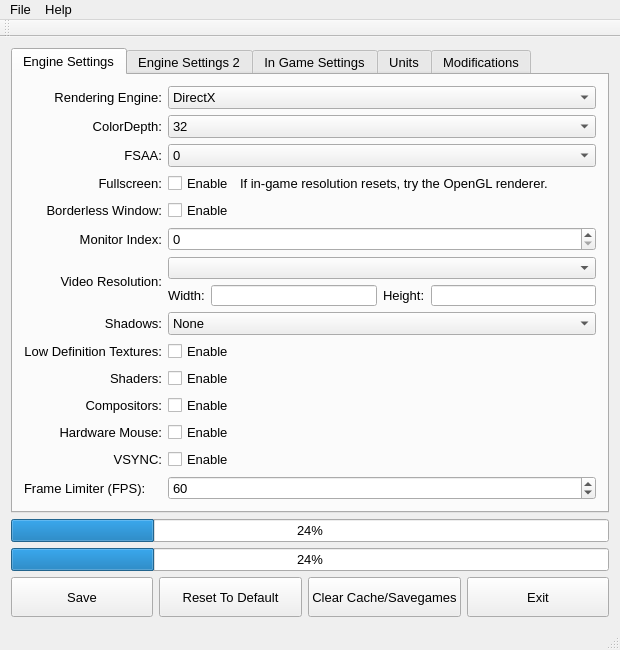
<?xml version="1.0" encoding="UTF-8"?>
<ui version="4.0">
 <class>MainWindow</class>
 <widget class="QMainWindow" name="MainWindow">
  <property name="geometry">
   <rect>
    <x>0</x>
    <y>0</y>
    <width>620</width>
    <height>650</height>
   </rect>
  </property>
  <property name="minimumSize">
   <size>
    <width>600</width>
    <height>600</height>
   </size>
  </property>
  <property name="font">
   <font>
    <pointsize>10</pointsize>
   </font>
  </property>
  <property name="windowTitle">
   <string>GearCity Video Settings</string>
  </property>
  <property name="windowIcon">
   <iconset>
    <normaloff>icon1.ico</normaloff>icon1.ico</iconset>
  </property>
  <widget class="QWidget" name="centralWidget">
   <layout class="QVBoxLayout" name="verticalLayout_3">
    <item>
     <widget class="QTabWidget" name="SettingsTabs">
      <property name="sizePolicy">
       <sizepolicy hsizetype="Expanding" vsizetype="Expanding">
        <horstretch>0</horstretch>
        <verstretch>0</verstretch>
       </sizepolicy>
      </property>
      <property name="currentIndex">
       <number>0</number>
      </property>
      <widget class="QWidget" name="EngineSettingsTab">
       <attribute name="title">
        <string>Engine Settings</string>
       </attribute>
       <layout class="QGridLayout" name="gridLayout">
        <item row="0" column="1">
         <widget class="QComboBox" name="Render_ComboBox">
          <item>
           <property name="text">
            <string>DirectX</string>
           </property>
          </item>
          <item>
           <property name="text">
            <string>OpenGL</string>
           </property>
          </item>
         </widget>
        </item>
        <item row="3" column="1">
         <layout class="QHBoxLayout" name="horizontalLayout_4">
          <item>
           <widget class="QCheckBox" name="FullScreen_CheckBox">
            <property name="text">
             <string>Enable</string>
            </property>
           </widget>
          </item>
          <item>
           <widget class="QLabel" name="label_FullScreenWarning">
            <property name="sizePolicy">
             <sizepolicy hsizetype="Expanding" vsizetype="Preferred">
              <horstretch>0</horstretch>
              <verstretch>0</verstretch>
             </sizepolicy>
            </property>
            <property name="text">
             <string>If in-game resolution resets, try the OpenGL renderer.</string>
            </property>
           </widget>
          </item>
         </layout>
        </item>
        <item row="14" column="0">
         <widget class="QLabel" name="label_4">
          <property name="text">
           <string>VSYNC:</string>
          </property>
          <property name="alignment">
           <set>Qt::AlignRight|Qt::AlignTrailing|Qt::AlignVCenter</set>
          </property>
         </widget>
        </item>
        <item row="4" column="1">
         <widget class="QCheckBox" name="BorderlessWindow_CheckBox">
          <property name="text">
           <string>Enable</string>
          </property>
         </widget>
        </item>
        <item row="0" column="0">
         <widget class="QLabel" name="label">
          <property name="text">
           <string>Rendering Engine:</string>
          </property>
          <property name="alignment">
           <set>Qt::AlignRight|Qt::AlignTrailing|Qt::AlignVCenter</set>
          </property>
         </widget>
        </item>
        <item row="2" column="1">
         <widget class="QComboBox" name="FSAA_ComboBox">
          <item>
           <property name="text">
            <string>0</string>
           </property>
          </item>
          <item>
           <property name="text">
            <string>2</string>
           </property>
          </item>
          <item>
           <property name="text">
            <string>4</string>
           </property>
          </item>
          <item>
           <property name="text">
            <string>8</string>
           </property>
          </item>
         </widget>
        </item>
        <item row="3" column="0">
         <widget class="QLabel" name="label_5">
          <property name="text">
           <string>Fullscreen:</string>
          </property>
          <property name="alignment">
           <set>Qt::AlignRight|Qt::AlignTrailing|Qt::AlignVCenter</set>
          </property>
         </widget>
        </item>
        <item row="2" column="0">
         <widget class="QLabel" name="label_3">
          <property name="text">
           <string>FSAA:</string>
          </property>
          <property name="alignment">
           <set>Qt::AlignRight|Qt::AlignTrailing|Qt::AlignVCenter</set>
          </property>
         </widget>
        </item>
        <item row="1" column="0">
         <widget class="QLabel" name="label_2">
          <property name="text">
           <string>ColorDepth:</string>
          </property>
          <property name="alignment">
           <set>Qt::AlignRight|Qt::AlignTrailing|Qt::AlignVCenter</set>
          </property>
         </widget>
        </item>
        <item row="1" column="1">
         <widget class="QComboBox" name="ColorDepth_ComboBox">
          <item>
           <property name="text">
            <string>32</string>
           </property>
          </item>
          <item>
           <property name="text">
            <string>16</string>
           </property>
          </item>
         </widget>
        </item>
        <item row="4" column="0">
         <widget class="QLabel" name="BorderWindow_Label">
          <property name="text">
           <string>Borderless Window:</string>
          </property>
          <property name="alignment">
           <set>Qt::AlignRight|Qt::AlignTrailing|Qt::AlignVCenter</set>
          </property>
         </widget>
        </item>
        <item row="5" column="1">
         <widget class="QSpinBox" name="MonitorIndex_SpinBox"/>
        </item>
        <item row="14" column="1">
         <widget class="QCheckBox" name="VSYNC_CheckBox">
          <property name="text">
           <string>Enable</string>
          </property>
         </widget>
        </item>
        <item row="7" column="1">
         <layout class="QVBoxLayout" name="verticalLayout_2">
          <item>
           <widget class="QComboBox" name="VideoRes_ComboBox"/>
          </item>
          <item>
           <layout class="QHBoxLayout" name="horizontalLayout_2">
            <property name="spacing">
             <number>6</number>
            </property>
            <item>
             <widget class="QLabel" name="label_19">
              <property name="text">
               <string>Width:</string>
              </property>
             </widget>
            </item>
            <item>
             <widget class="QLineEdit" name="VideoResWidth_TextBox"/>
            </item>
            <item>
             <widget class="QLabel" name="label_20">
              <property name="text">
               <string>Height:</string>
              </property>
             </widget>
            </item>
            <item>
             <widget class="QLineEdit" name="VideoResHeight_TextBox"/>
            </item>
           </layout>
          </item>
         </layout>
        </item>
        <item row="16" column="1">
         <widget class="QSpinBox" name="fpsLimiter_spinnerBox">
          <property name="minimum">
           <number>15</number>
          </property>
          <property name="maximum">
           <number>1200</number>
          </property>
          <property name="value">
           <number>60</number>
          </property>
         </widget>
        </item>
        <item row="16" column="0">
         <widget class="QLabel" name="label_41">
          <property name="text">
           <string>Frame Limiter (FPS):</string>
          </property>
         </widget>
        </item>
        <item row="5" column="0">
         <widget class="QLabel" name="label_46">
          <property name="text">
           <string>Monitor Index:</string>
          </property>
          <property name="alignment">
           <set>Qt::AlignRight|Qt::AlignTrailing|Qt::AlignVCenter</set>
          </property>
         </widget>
        </item>
        <item row="13" column="1">
         <widget class="QCheckBox" name="HardwareMouse_CheckBox">
          <property name="text">
           <string>Enable</string>
          </property>
         </widget>
        </item>
        <item row="13" column="0">
         <widget class="QLabel" name="label_10">
          <property name="text">
           <string>Hardware Mouse:</string>
          </property>
          <property name="alignment">
           <set>Qt::AlignRight|Qt::AlignTrailing|Qt::AlignVCenter</set>
          </property>
         </widget>
        </item>
        <item row="12" column="1">
         <widget class="QCheckBox" name="Compositors_CheckBox">
          <property name="text">
           <string>Enable</string>
          </property>
         </widget>
        </item>
        <item row="12" column="0">
         <widget class="QLabel" name="label_9">
          <property name="text">
           <string>Compositors:</string>
          </property>
          <property name="alignment">
           <set>Qt::AlignRight|Qt::AlignTrailing|Qt::AlignVCenter</set>
          </property>
         </widget>
        </item>
        <item row="11" column="0">
         <widget class="QLabel" name="label_8">
          <property name="text">
           <string>Shaders:</string>
          </property>
          <property name="alignment">
           <set>Qt::AlignRight|Qt::AlignTrailing|Qt::AlignVCenter</set>
          </property>
         </widget>
        </item>
        <item row="11" column="1">
         <widget class="QCheckBox" name="Shaders_CheckBox">
          <property name="text">
           <string>Enable</string>
          </property>
         </widget>
        </item>
        <item row="9" column="1">
         <widget class="QCheckBox" name="LowDefTexture_CheckBox">
          <property name="text">
           <string>Enable</string>
          </property>
         </widget>
        </item>
        <item row="9" column="0">
         <widget class="QLabel" name="label_16">
          <property name="text">
           <string>Low Definition Textures:</string>
          </property>
          <property name="alignment">
           <set>Qt::AlignRight|Qt::AlignTrailing|Qt::AlignVCenter</set>
          </property>
         </widget>
        </item>
        <item row="7" column="0">
         <widget class="QLabel" name="label_6">
          <property name="text">
           <string>Video Resolution:</string>
          </property>
          <property name="alignment">
           <set>Qt::AlignRight|Qt::AlignTrailing|Qt::AlignVCenter</set>
          </property>
         </widget>
        </item>
        <item row="8" column="0">
         <widget class="QLabel" name="label_7">
          <property name="text">
           <string>Shadows:</string>
          </property>
          <property name="alignment">
           <set>Qt::AlignRight|Qt::AlignTrailing|Qt::AlignVCenter</set>
          </property>
         </widget>
        </item>
        <item row="8" column="1">
         <widget class="QComboBox" name="Shadow_ComboBox">
          <item>
           <property name="text">
            <string>None</string>
           </property>
          </item>
          <item>
           <property name="text">
            <string>Lowest</string>
           </property>
          </item>
          <item>
           <property name="text">
            <string>Low</string>
           </property>
          </item>
          <item>
           <property name="text">
            <string>Medium</string>
           </property>
          </item>
          <item>
           <property name="text">
            <string>High</string>
           </property>
          </item>
         </widget>
        </item>
       </layout>
      </widget>
      <widget class="QWidget" name="tab_2">
       <attribute name="title">
        <string>Engine Settings 2</string>
       </attribute>
       <widget class="QWidget" name="formLayoutWidget">
        <property name="geometry">
         <rect>
          <x>9</x>
          <y>9</y>
          <width>581</width>
          <height>431</height>
         </rect>
        </property>
        <layout class="QFormLayout" name="formLayout_3">
         <property name="fieldGrowthPolicy">
          <enum>QFormLayout::AllNonFixedFieldsGrow</enum>
         </property>
         <item row="0" column="0">
          <widget class="QLabel" name="label_21">
           <property name="text">
            <string>Language:</string>
           </property>
           <property name="alignment">
            <set>Qt::AlignRight|Qt::AlignTrailing|Qt::AlignVCenter</set>
           </property>
          </widget>
         </item>
         <item row="0" column="1">
          <widget class="QComboBox" name="Language_ComboBox">
           <item>
            <property name="text">
             <string>English</string>
            </property>
           </item>
          </widget>
         </item>
         <item row="1" column="0">
          <widget class="QLabel" name="label_42">
           <property name="text">
            <string>Dynamic Reports Size:</string>
           </property>
          </widget>
         </item>
         <item row="1" column="1">
          <widget class="QCheckBox" name="dynamicReports_CheckBox">
           <property name="text">
            <string>Enable</string>
           </property>
          </widget>
         </item>
         <item row="2" column="0">
          <widget class="QLabel" name="label_43">
           <property name="text">
            <string>Scale GUI:</string>
           </property>
          </widget>
         </item>
         <item row="2" column="1">
          <layout class="QHBoxLayout" name="horizontalLayout_12">
           <item>
            <widget class="QLabel" name="label_44">
             <property name="text">
              <string>+0%</string>
             </property>
            </widget>
           </item>
           <item>
            <widget class="QScrollBar" name="ScaleGUI_horizontalScrollBar">
             <property name="sizePolicy">
              <sizepolicy hsizetype="Expanding" vsizetype="Fixed">
               <horstretch>0</horstretch>
               <verstretch>0</verstretch>
              </sizepolicy>
             </property>
             <property name="maximum">
              <number>100</number>
             </property>
             <property name="orientation">
              <enum>Qt::Horizontal</enum>
             </property>
            </widget>
           </item>
           <item>
            <widget class="QLabel" name="label_45">
             <property name="text">
              <string>+100%</string>
             </property>
            </widget>
           </item>
          </layout>
         </item>
         <item row="3" column="0">
          <widget class="QLabel" name="label_14">
           <property name="text">
            <string>Font Size:</string>
           </property>
           <property name="alignment">
            <set>Qt::AlignRight|Qt::AlignTrailing|Qt::AlignVCenter</set>
           </property>
          </widget>
         </item>
         <item row="3" column="1">
          <widget class="QSpinBox" name="FontSize_SpinBox">
           <property name="minimum">
            <number>-1</number>
           </property>
           <property name="maximum">
            <number>1</number>
           </property>
          </widget>
         </item>
         <item row="4" column="0">
          <widget class="QLabel" name="label_40">
           <property name="text">
            <string>Random Music:</string>
           </property>
          </widget>
         </item>
         <item row="5" column="0">
          <widget class="QLabel" name="label_47">
           <property name="text">
            <string>No Music Year:</string>
           </property>
          </widget>
         </item>
         <item row="6" column="0">
          <widget class="QLabel" name="label_48">
           <property name="text">
            <string>Continuous Music</string>
           </property>
          </widget>
         </item>
         <item row="4" column="1">
          <widget class="QCheckBox" name="checkBox_RandomMusic">
           <property name="text">
            <string>Enable</string>
           </property>
          </widget>
         </item>
         <item row="5" column="1">
          <widget class="QCheckBox" name="checkBox_NoMusicYear">
           <property name="text">
            <string>Enable</string>
           </property>
          </widget>
         </item>
         <item row="6" column="1">
          <widget class="QCheckBox" name="checkBox_ContinuousMusic">
           <property name="text">
            <string>Enable</string>
           </property>
          </widget>
         </item>
        </layout>
       </widget>
      </widget>
      <widget class="QWidget" name="InGameSettingsTab">
       <attribute name="title">
        <string>In Game Settings</string>
       </attribute>
       <layout class="QGridLayout" name="gridLayout_4">
        <item row="0" column="0">
         <layout class="QGridLayout" name="gridLayout_2">
          <item row="7" column="0">
           <widget class="QLabel" name="label_23">
            <property name="text">
             <string>Lock Office Seasons:</string>
            </property>
            <property name="alignment">
             <set>Qt::AlignRight|Qt::AlignTrailing|Qt::AlignVCenter</set>
            </property>
           </widget>
          </item>
          <item row="9" column="0">
           <widget class="QLabel" name="label_25">
            <property name="text">
             <string>Sound Effects Volume:</string>
            </property>
            <property name="alignment">
             <set>Qt::AlignRight|Qt::AlignTrailing|Qt::AlignVCenter</set>
            </property>
           </widget>
          </item>
          <item row="8" column="0">
           <widget class="QLabel" name="label_24">
            <property name="text">
             <string>Music Volume:</string>
            </property>
            <property name="alignment">
             <set>Qt::AlignRight|Qt::AlignTrailing|Qt::AlignVCenter</set>
            </property>
           </widget>
          </item>
          <item row="6" column="0">
           <widget class="QLabel" name="label_22">
            <property name="text">
             <string>Delete Old Reports:</string>
            </property>
            <property name="alignment">
             <set>Qt::AlignRight|Qt::AlignTrailing|Qt::AlignVCenter</set>
            </property>
           </widget>
          </item>
          <item row="1" column="0">
           <widget class="QLabel" name="label_11">
            <property name="text">
             <string>Mouse Sensitivity:</string>
            </property>
            <property name="alignment">
             <set>Qt::AlignRight|Qt::AlignTrailing|Qt::AlignVCenter</set>
            </property>
           </widget>
          </item>
          <item row="3" column="0">
           <widget class="QLabel" name="label_13">
            <property name="text">
             <string>Enable Tutorials:</string>
            </property>
            <property name="alignment">
             <set>Qt::AlignRight|Qt::AlignTrailing|Qt::AlignVCenter</set>
            </property>
           </widget>
          </item>
          <item row="2" column="0">
           <widget class="QLabel" name="label_12">
            <property name="text">
             <string>Map Sensitivity:</string>
            </property>
            <property name="alignment">
             <set>Qt::AlignRight|Qt::AlignTrailing|Qt::AlignVCenter</set>
            </property>
           </widget>
          </item>
          <item row="5" column="0">
           <widget class="QLabel" name="label_17">
            <property name="text">
             <string>Auto Save Intervels:</string>
            </property>
            <property name="alignment">
             <set>Qt::AlignRight|Qt::AlignTrailing|Qt::AlignVCenter</set>
            </property>
           </widget>
          </item>
          <item row="1" column="1">
           <widget class="QDoubleSpinBox" name="MouseSensitivity_SpinBox">
            <property name="maximum">
             <double>1.000000000000000</double>
            </property>
            <property name="singleStep">
             <double>0.050000000000000</double>
            </property>
           </widget>
          </item>
          <item row="4" column="1">
           <widget class="QCheckBox" name="SaveOnExit_CheckBox">
            <property name="text">
             <string>Enable</string>
            </property>
           </widget>
          </item>
          <item row="4" column="0">
           <widget class="QLabel" name="label_18">
            <property name="text">
             <string>Save On Exit:</string>
            </property>
            <property name="alignment">
             <set>Qt::AlignRight|Qt::AlignTrailing|Qt::AlignVCenter</set>
            </property>
           </widget>
          </item>
          <item row="2" column="1">
           <widget class="QDoubleSpinBox" name="MapSensitivity_SpinBox">
            <property name="maximum">
             <double>1.000000000000000</double>
            </property>
            <property name="singleStep">
             <double>0.050000000000000</double>
            </property>
           </widget>
          </item>
          <item row="3" column="1">
           <widget class="QCheckBox" name="Tutorials_Checkbox">
            <property name="text">
             <string>Enable</string>
            </property>
           </widget>
          </item>
          <item row="9" column="1">
           <widget class="QDoubleSpinBox" name="SoundEffects_SpinBox">
            <property name="maximum">
             <double>1.000000000000000</double>
            </property>
            <property name="singleStep">
             <double>0.050000000000000</double>
            </property>
           </widget>
          </item>
          <item row="5" column="1">
           <widget class="QComboBox" name="AutoSave_ComboBox">
            <item>
             <property name="text">
              <string>Never</string>
             </property>
            </item>
            <item>
             <property name="text">
              <string>Every 3 Months</string>
             </property>
            </item>
            <item>
             <property name="text">
              <string>Every 6 Months</string>
             </property>
            </item>
            <item>
             <property name="text">
              <string>Every Year</string>
             </property>
            </item>
           </widget>
          </item>
          <item row="7" column="1">
           <widget class="QCheckBox" name="LockSeasons_CheckBox">
            <property name="text">
             <string>Enable</string>
            </property>
           </widget>
          </item>
          <item row="6" column="1">
           <widget class="QCheckBox" name="DeleteOldReports_CheckBox">
            <property name="text">
             <string>Enable</string>
            </property>
           </widget>
          </item>
          <item row="8" column="1">
           <widget class="QDoubleSpinBox" name="MusicVolume_SpinBox">
            <property name="maximum">
             <double>1.000000000000000</double>
            </property>
            <property name="singleStep">
             <double>0.050000000000000</double>
            </property>
           </widget>
          </item>
          <item row="10" column="0">
           <widget class="QLabel" name="label_15">
            <property name="text">
             <string>Disable Hotkeys:</string>
            </property>
            <property name="alignment">
             <set>Qt::AlignRight|Qt::AlignTrailing|Qt::AlignVCenter</set>
            </property>
           </widget>
          </item>
          <item row="10" column="1">
           <widget class="QCheckBox" name="DisableHotkeys_Checkbox">
            <property name="text">
             <string>Disable</string>
            </property>
           </widget>
          </item>
          <item row="11" column="0">
           <widget class="QLabel" name="label_31">
            <property name="text">
             <string>Auto Save GUI Positions:</string>
            </property>
            <property name="alignment">
             <set>Qt::AlignRight|Qt::AlignTrailing|Qt::AlignVCenter</set>
            </property>
           </widget>
          </item>
          <item row="12" column="0">
           <spacer name="verticalSpacer">
            <property name="orientation">
             <enum>Qt::Vertical</enum>
            </property>
            <property name="sizeHint" stdset="0">
             <size>
              <width>20</width>
              <height>40</height>
             </size>
            </property>
           </spacer>
          </item>
          <item row="11" column="1">
           <widget class="QCheckBox" name="AutoGUI_Checkbox">
            <property name="text">
             <string>Enable</string>
            </property>
           </widget>
          </item>
         </layout>
        </item>
       </layout>
      </widget>
      <widget class="QWidget" name="Units">
       <attribute name="title">
        <string>Units</string>
       </attribute>
       <layout class="QFormLayout" name="formLayout_2">
        <property name="fieldGrowthPolicy">
         <enum>QFormLayout::AllNonFixedFieldsGrow</enum>
        </property>
        <item row="0" column="0">
         <widget class="QLabel" name="label_32">
          <property name="text">
           <string>Fuel</string>
          </property>
         </widget>
        </item>
        <item row="0" column="1">
         <layout class="QHBoxLayout" name="horizontalLayout_3">
          <item>
           <widget class="QRadioButton" name="rb_units_fuel_mpg">
            <property name="text">
             <string>MPG</string>
            </property>
            <attribute name="buttonGroup">
             <string notr="true">bg_Units_Fuel</string>
            </attribute>
           </widget>
          </item>
          <item>
           <widget class="QRadioButton" name="rb_units_fuel_kml">
            <property name="text">
             <string>KM/L</string>
            </property>
            <attribute name="buttonGroup">
             <string notr="true">bg_Units_Fuel</string>
            </attribute>
           </widget>
          </item>
          <item>
           <widget class="QRadioButton" name="rb_units_fuel_lkm">
            <property name="text">
             <string>L/100KM</string>
            </property>
            <attribute name="buttonGroup">
             <string notr="true">bg_Units_Fuel</string>
            </attribute>
           </widget>
          </item>
         </layout>
        </item>
        <item row="1" column="0">
         <widget class="QLabel" name="label_33">
          <property name="text">
           <string>Power</string>
          </property>
         </widget>
        </item>
        <item row="1" column="1">
         <layout class="QHBoxLayout" name="horizontalLayout_5">
          <item>
           <widget class="QRadioButton" name="rb_units_power_hp">
            <property name="text">
             <string>HP</string>
            </property>
            <attribute name="buttonGroup">
             <string notr="true">bg_Units_power</string>
            </attribute>
           </widget>
          </item>
          <item>
           <widget class="QRadioButton" name="rb_units_power_PS">
            <property name="text">
             <string>PS</string>
            </property>
            <attribute name="buttonGroup">
             <string notr="true">bg_Units_power</string>
            </attribute>
           </widget>
          </item>
          <item>
           <widget class="QRadioButton" name="rb_units_power_kw">
            <property name="text">
             <string>kW</string>
            </property>
            <attribute name="buttonGroup">
             <string notr="true">bg_Units_power</string>
            </attribute>
           </widget>
          </item>
         </layout>
        </item>
        <item row="2" column="0">
         <widget class="QLabel" name="label_34">
          <property name="text">
           <string>Force</string>
          </property>
         </widget>
        </item>
        <item row="2" column="1">
         <layout class="QHBoxLayout" name="horizontalLayout_6">
          <item>
           <widget class="QRadioButton" name="rb_units_force_ftlbs">
            <property name="text">
             <string>ft-lbs</string>
            </property>
            <attribute name="buttonGroup">
             <string notr="true">bg_Units_Force</string>
            </attribute>
           </widget>
          </item>
          <item>
           <widget class="QRadioButton" name="rb_units_force_nm">
            <property name="text">
             <string>Nm</string>
            </property>
            <attribute name="buttonGroup">
             <string notr="true">bg_Units_Force</string>
            </attribute>
           </widget>
          </item>
         </layout>
        </item>
        <item row="3" column="0">
         <widget class="QLabel" name="label_35">
          <property name="text">
           <string>Weight</string>
          </property>
         </widget>
        </item>
        <item row="3" column="1">
         <layout class="QHBoxLayout" name="horizontalLayout_7">
          <item>
           <widget class="QRadioButton" name="rb_units_weight_lbs">
            <property name="text">
             <string>lbs</string>
            </property>
            <attribute name="buttonGroup">
             <string notr="true">bg_Units_weight</string>
            </attribute>
           </widget>
          </item>
          <item>
           <widget class="QRadioButton" name="rb_units_weight_kg">
            <property name="text">
             <string>kg</string>
            </property>
            <attribute name="buttonGroup">
             <string notr="true">bg_Units_weight</string>
            </attribute>
           </widget>
          </item>
         </layout>
        </item>
        <item row="4" column="0">
         <widget class="QLabel" name="label_36">
          <property name="text">
           <string>Length</string>
          </property>
         </widget>
        </item>
        <item row="4" column="1">
         <layout class="QHBoxLayout" name="horizontalLayout_8">
          <item>
           <widget class="QRadioButton" name="rb_units_length_inches">
            <property name="text">
             <string>in</string>
            </property>
            <attribute name="buttonGroup">
             <string notr="true">bg_Units_length</string>
            </attribute>
           </widget>
          </item>
          <item>
           <widget class="QRadioButton" name="rb_units_length_mm">
            <property name="text">
             <string>mm</string>
            </property>
            <attribute name="buttonGroup">
             <string notr="true">bg_Units_length</string>
            </attribute>
           </widget>
          </item>
         </layout>
        </item>
        <item row="5" column="0">
         <widget class="QLabel" name="label_37">
          <property name="text">
           <string>Large Volume</string>
          </property>
         </widget>
        </item>
        <item row="5" column="1">
         <layout class="QHBoxLayout" name="horizontalLayout_9">
          <item>
           <widget class="QRadioButton" name="rb_units_vol_cuft">
            <property name="text">
             <string>cu-ft</string>
            </property>
            <attribute name="buttonGroup">
             <string notr="true">bg_Units_vol</string>
            </attribute>
           </widget>
          </item>
          <item>
           <widget class="QRadioButton" name="rb_units_vol_L">
            <property name="text">
             <string>L</string>
            </property>
            <attribute name="buttonGroup">
             <string notr="true">bg_Units_vol</string>
            </attribute>
           </widget>
          </item>
         </layout>
        </item>
        <item row="6" column="0">
         <widget class="QLabel" name="label_38">
          <property name="text">
           <string>Displacement</string>
          </property>
         </widget>
        </item>
        <item row="6" column="1">
         <layout class="QHBoxLayout" name="horizontalLayout_10">
          <item>
           <widget class="QRadioButton" name="rb_units_displacement_ci">
            <property name="text">
             <string>ci</string>
            </property>
            <attribute name="buttonGroup">
             <string notr="true">bg_Units_displacement</string>
            </attribute>
           </widget>
          </item>
          <item>
           <widget class="QRadioButton" name="rb_units_displacement_cc">
            <property name="text">
             <string>cc</string>
            </property>
            <attribute name="buttonGroup">
             <string notr="true">bg_Units_displacement</string>
            </attribute>
           </widget>
          </item>
         </layout>
        </item>
        <item row="7" column="0">
         <widget class="QLabel" name="label_39">
          <property name="text">
           <string>Speed</string>
          </property>
         </widget>
        </item>
        <item row="7" column="1">
         <layout class="QHBoxLayout" name="horizontalLayout_11">
          <item>
           <widget class="QRadioButton" name="rb_units_speed_mph">
            <property name="text">
             <string>mph</string>
            </property>
            <attribute name="buttonGroup">
             <string notr="true">bg_Units_speed</string>
            </attribute>
           </widget>
          </item>
          <item>
           <widget class="QRadioButton" name="rb_units_speed_kmh">
            <property name="text">
             <string>km/h</string>
            </property>
            <attribute name="buttonGroup">
             <string notr="true">bg_Units_speed</string>
            </attribute>
           </widget>
          </item>
         </layout>
        </item>
       </layout>
      </widget>
      <widget class="QWidget" name="tab">
       <attribute name="title">
        <string>Modifications</string>
       </attribute>
       <layout class="QGridLayout" name="gridLayout_5">
        <item row="0" column="0">
         <layout class="QFormLayout" name="formLayout">
          <item row="0" column="0">
           <widget class="QLabel" name="label_26">
            <property name="text">
             <string>Selected Mod Files:</string>
            </property>
           </widget>
          </item>
          <item row="0" column="1">
           <widget class="QComboBox" name="comboBox_Mod_AvaliableMods"/>
          </item>
          <item row="2" column="0">
           <widget class="QLabel" name="label_27">
            <property name="text">
             <string>Description:</string>
            </property>
           </widget>
          </item>
          <item row="2" column="1">
           <widget class="QTextBrowser" name="textBrowser_Mod_Description"/>
          </item>
          <item row="3" column="0">
           <widget class="QLabel" name="label_28">
            <property name="text">
             <string>Supported Maps:</string>
            </property>
           </widget>
          </item>
          <item row="3" column="1">
           <widget class="QListWidget" name="listWidget_Mod_Maps"/>
          </item>
          <item row="4" column="0">
           <widget class="QLabel" name="label_29">
            <property name="text">
             <string>Supported Features:</string>
            </property>
           </widget>
          </item>
          <item row="4" column="1">
           <widget class="QTableWidget" name="tableWidget_Mod_Features">
            <column>
             <property name="text">
              <string>Feature</string>
             </property>
            </column>
            <column>
             <property name="text">
              <string>Map</string>
             </property>
            </column>
           </widget>
          </item>
          <item row="1" column="0">
           <widget class="QLabel" name="label_30">
            <property name="text">
             <string>Author:</string>
            </property>
           </widget>
          </item>
          <item row="1" column="1">
           <widget class="QLabel" name="label_Mod_Author">
            <property name="text">
             <string>TextLabel</string>
            </property>
           </widget>
          </item>
         </layout>
        </item>
       </layout>
      </widget>
     </widget>
    </item>
    <item>
     <layout class="QVBoxLayout" name="verticalLayout">
      <item>
       <widget class="QProgressBar" name="ProgressBar">
        <property name="value">
         <number>24</number>
        </property>
       </widget>
      </item>
      <item>
       <widget class="QProgressBar" name="progressBarReports">
        <property name="value">
         <number>24</number>
        </property>
       </widget>
      </item>
     </layout>
    </item>
    <item>
     <layout class="QHBoxLayout" name="horizontalLayout">
      <item>
       <widget class="QPushButton" name="MainSave_Button">
        <property name="minimumSize">
         <size>
          <width>0</width>
          <height>40</height>
         </size>
        </property>
        <property name="text">
         <string>Save</string>
        </property>
       </widget>
      </item>
      <item>
       <widget class="QPushButton" name="MainResetToDefault_Button">
        <property name="minimumSize">
         <size>
          <width>0</width>
          <height>40</height>
         </size>
        </property>
        <property name="text">
         <string>Reset To Default</string>
        </property>
       </widget>
      </item>
      <item>
       <widget class="QPushButton" name="Main_ClearCache">
        <property name="minimumSize">
         <size>
          <width>0</width>
          <height>40</height>
         </size>
        </property>
        <property name="text">
         <string>Clear Cache/Savegames</string>
        </property>
       </widget>
      </item>
      <item>
       <widget class="QPushButton" name="MainCancel_Button">
        <property name="minimumSize">
         <size>
          <width>0</width>
          <height>40</height>
         </size>
        </property>
        <property name="text">
         <string>Exit</string>
        </property>
       </widget>
      </item>
     </layout>
    </item>
   </layout>
  </widget>
  <widget class="QMenuBar" name="menuBar">
   <property name="geometry">
    <rect>
     <x>0</x>
     <y>0</y>
     <width>620</width>
     <height>25</height>
    </rect>
   </property>
   <widget class="QMenu" name="menuGearCity_Video_Settings">
    <property name="title">
     <string>File</string>
    </property>
    <addaction name="actionSave"/>
    <addaction name="actionReset"/>
    <addaction name="separator"/>
    <addaction name="actionExit"/>
   </widget>
   <widget class="QMenu" name="menuHelp">
    <property name="title">
     <string>Help</string>
    </property>
    <addaction name="actionAbout"/>
   </widget>
   <addaction name="menuGearCity_Video_Settings"/>
   <addaction name="menuHelp"/>
  </widget>
  <widget class="QToolBar" name="mainToolBar">
   <attribute name="toolBarArea">
    <enum>TopToolBarArea</enum>
   </attribute>
   <attribute name="toolBarBreak">
    <bool>false</bool>
   </attribute>
  </widget>
  <widget class="QStatusBar" name="statusBar"/>
  <action name="actionSave">
   <property name="text">
    <string>Save</string>
   </property>
  </action>
  <action name="actionReset">
   <property name="text">
    <string>Reset To Default</string>
   </property>
  </action>
  <action name="actionExit">
   <property name="text">
    <string>Exit</string>
   </property>
  </action>
  <action name="actionAbout">
   <property name="text">
    <string>About</string>
   </property>
  </action>
 </widget>
 <layoutdefault spacing="6" margin="11"/>
 <resources/>
 <connections/>
 <buttongroups>
  <buttongroup name="bg_Units_speed"/>
  <buttongroup name="bg_Units_displacement"/>
  <buttongroup name="bg_Units_Fuel"/>
  <buttongroup name="bg_Units_power"/>
  <buttongroup name="bg_Units_weight"/>
  <buttongroup name="bg_Units_vol"/>
  <buttongroup name="bg_Units_Force"/>
  <buttongroup name="bg_Units_length"/>
 </buttongroups>
</ui>
